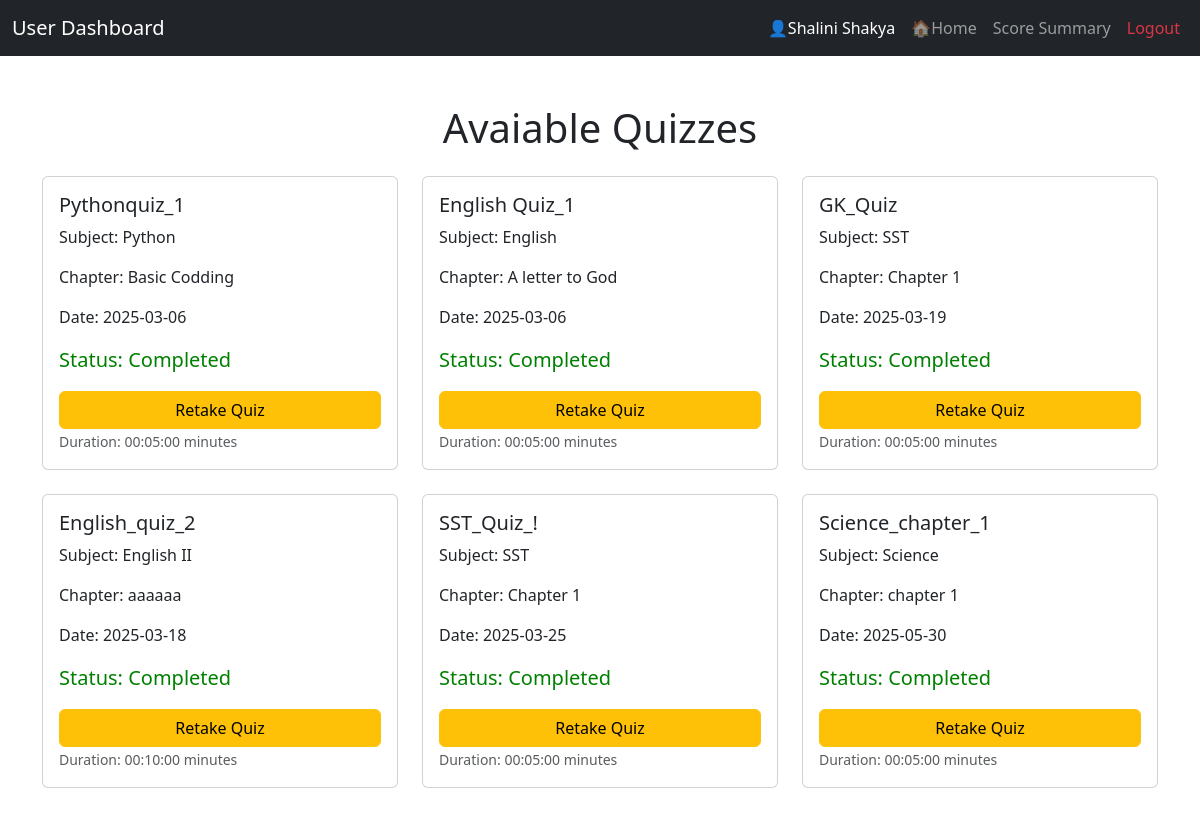
The page /user_dashboard (signed in) on the database its author committed.
### app.py (models this page shows)
class User(db.Model):
    id = db.Column(db.Integer, primary_key=True)
    password = db.Column(db.String(120),nullable = False)
    fullname = db.Column(db.String(120),nullable = False)
    username = db.Column(db.String(80), unique = True, nullable=False)
    dob = db.Column(db.Date,nullable = False)
    is_active = db.Column(db.Boolean, default = True)
    qualification = db.Column(db.String(120),nullable = False)
    scores = db.relationship('Score', back_populates = 'user')

class Quiz(db.Model):
    id = db.Column(db.Integer,primary_key = True)
    date_of_quiz = db.Column(db.Date, nullable = False)
    chapter_id = db.Column(db.Integer, db.ForeignKey('chapter.id'), nullable=False)
    remarks = db.Column(db.String(80), nullable = False)
    time_of_quiz = db.Column(db.Time, nullable = False)
    questions = db.relationship('Question', back_populates = 'quizes', cascade='all, delete')
    scores = db.relationship('Score', back_populates = 'quizees', cascade='all, delete')
    chapter = db.relationship('Chapter', back_populates = 'quiz')

class Subject(db.Model):
    id = db.Column(db.Integer, primary_key=True)
    subject_name = db.Column(db.String(80), nullable=False)
    description = db.Column(db.String(120), nullable = False)
    chapters = db.relationship('Chapter', back_populates = 'subject', cascade='all, delete')

class Chapter(db.Model):
    id = db.Column(db.Integer, primary_key=True)
    subject_id = db.Column(db.Integer, db.ForeignKey('subject.id'), nullable = False)
    description = db.Column(db.String(120), nullable = False)
    chapter_name = db.Column(db.String(80), nullable=False)
    subject = db.relationship('Subject', back_populates = 'chapters')
    quiz = db.relationship('Quiz', back_populates = 'chapter', cascade='all,delete')

### app.py (the view)
@app.route('/user_dashboard',methods = ['GET', 'POST'])
def user_dashboard():
    if session.get('username') is None:
        return redirect(url_for('login'))
    quizes=Quiz.query.all()
    username = session.get('username')
    user = User.query.filter_by(username=username).first()
    user_name = user.fullname if user else "User"
    return render_template("user_dashboard.html", quizes=quizes,user_name=user_name)

### templates/user_dashboard.html (shortened to what this page needs)
<!DOCTYPE html>
<html lang="en">
<head>
    <link href="https://cdn.jsdelivr.net/npm/bootstrap@5.3.0-alpha1/dist/css/bootstrap.min.css" rel="stylesheet">
</head>
<body>
    <header>
        <nav class="navbar navbar-expand-lg navbar-dark bg-dark">
            <div class="container-fluid">
                <span class="navbar-brand">User Dashboard</span>
                <div class="collapse navbar-collapse" id="navbarNav">
                    <ul class="navbar-nav ms-auto">
                        <li class="nav-item">
                            <span class="nav-link text-white" >👤{{user_name}}</span>
                        </li>
                        <li class="nav-item">
                            <a class="nav-link" href="/">🏠Home</a>
                        </li>
                        <li class="nav-item">
                            <a class="nav-link" href="/scores">Score Summary</a>
                        </li>
                        <li class="nav-item">
                            <a class="nav-link text-danger" href="login">Logout</a>
                        </li>
                    </ul>
                </div>
            </div>
        </nav>
   </header>
   <main class="container my-5">
    <h1 class="text-center mb-4"> Avaiable Quizzes</h1>
    <div class="row g-4">
        {% for quiz in quizes %}
        <div class="col-md-4">
            <div class="card h-100">
                <div class="card-body">
                    <h5 class="card-title"> {{ quiz.remarks }}</h5>
                    <p class="card-text">Subject: {{ quiz.chapter.subject.subject_name if quiz.chapter and quiz.chapter.subject else 'No Subject Assigned' }}</p>
                    <p class="card-text">Chapter: {{ quiz.chapter.chapter_name if quiz.chapter else 'No Chapter Assigned' }}</p>
                    <p class="card-text">Date: {{ quiz.date_of_quiz }}</p>
                    {% if quiz.scores %}
                        <p class="card-text" style="color: green;font-size: 20px;">Status: Completed</p>
                        <a href="/start_quiz/{{ quiz.id }}" class="btn btn-warning w-100">Retake Quiz </a>
                    {% else %}
                        <p class="card-text">Status: Not Attempted</p>
                        <a href="/start_quiz/{{ quiz.id }}" class="btn btn-primary w-100">Start Quiz</a>
                    {% endif %}
                    <p class="card-text"><small class="text-muted">Duration: {{quiz.time_of_quiz}} minutes </small></p>
                </div>
            </div>
        </div>
        {% endfor %}
    </div>
   </main>
</body>
</html>

### rows shown on the page
User: fullname "Shalini Shakya"
Quiz: remarks "Pythonquiz_1", chapter.subject "Python", chapter "Basic Codding", date_of_quiz "2025-03-06", time_of_quiz "00:05:00"
Quiz: remarks "English Quiz_1", chapter.subject "English", chapter "A letter to God", date_of_quiz "2025-03-06", time_of_quiz "00:05:00"
Quiz: remarks "GK_Quiz", chapter.subject "SST", chapter "Chapter 1", date_of_quiz "2025-03-19", time_of_quiz "00:05:00"
Quiz: remarks "English_quiz_2", chapter.subject "English II", chapter "aaaaaa", date_of_quiz "2025-03-18", time_of_quiz "00:10:00"
Quiz: remarks "SST_Quiz_!", chapter.subject "SST", chapter "Chapter 1", date_of_quiz "2025-03-25", time_of_quiz "00:05:00"
Quiz: remarks "Science_chapter_1", chapter.subject "Science", chapter "chapter 1", date_of_quiz "2025-05-30", time_of_quiz "00:05:00"
